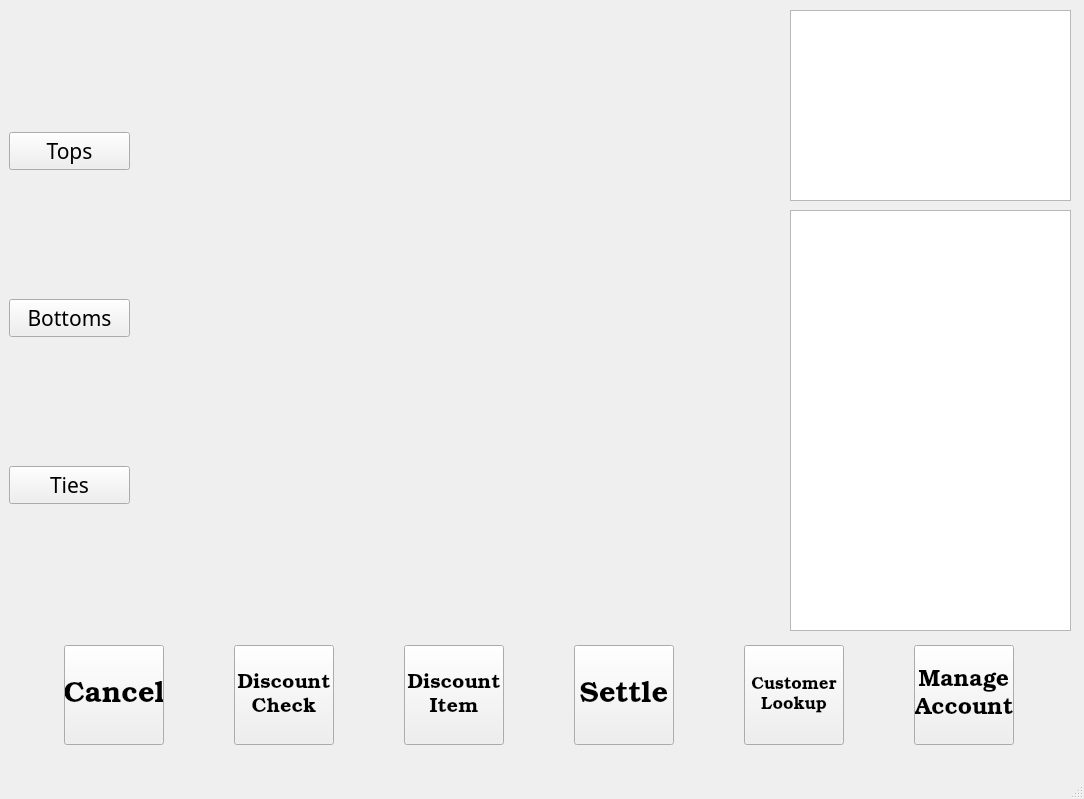
<?xml version="1.0" encoding="UTF-8"?>
<ui version="4.0">
 <class>SaleWindow</class>
 <widget class="QMainWindow" name="SaleWindow">
  <property name="geometry">
   <rect>
    <x>0</x>
    <y>0</y>
    <width>1084</width>
    <height>799</height>
   </rect>
  </property>
  <property name="windowTitle">
   <string>Sale</string>
  </property>
  <widget class="QWidget" name="centralwidget">
   <widget class="QWidget" name="verticalLayoutWidget">
    <property name="geometry">
     <rect>
      <x>9</x>
      <y>9</y>
      <width>121</width>
      <height>621</height>
     </rect>
    </property>
    <layout class="QVBoxLayout" name="verticalLayout">
     <item>
      <widget class="QPushButton" name="btn_tops">
       <property name="font">
        <font>
         <family>Book Antiqua</family>
         <pointsize>16</pointsize>
        </font>
       </property>
       <property name="text">
        <string>Tops</string>
       </property>
      </widget>
     </item>
     <item>
      <widget class="QPushButton" name="btn_bottoms">
       <property name="font">
        <font>
         <family>Book Antiqua</family>
         <pointsize>16</pointsize>
        </font>
       </property>
       <property name="text">
        <string>Bottoms</string>
       </property>
      </widget>
     </item>
     <item>
      <widget class="QPushButton" name="btn_ties">
       <property name="font">
        <font>
         <family>Book Antiqua</family>
         <pointsize>16</pointsize>
        </font>
       </property>
       <property name="text">
        <string>Ties</string>
       </property>
      </widget>
     </item>
    </layout>
   </widget>
   <widget class="QWidget" name="horizontalLayoutWidget">
    <property name="geometry">
     <rect>
      <x>0</x>
      <y>640</y>
      <width>1081</width>
      <height>111</height>
     </rect>
    </property>
    <layout class="QHBoxLayout" name="horizontalLayout">
     <item>
      <widget class="QPushButton" name="btn_cancel">
       <property name="sizePolicy">
        <sizepolicy hsizetype="Preferred" vsizetype="Preferred">
         <horstretch>0</horstretch>
         <verstretch>20</verstretch>
        </sizepolicy>
       </property>
       <property name="minimumSize">
        <size>
         <width>100</width>
         <height>100</height>
        </size>
       </property>
       <property name="maximumSize">
        <size>
         <width>100</width>
         <height>100</height>
        </size>
       </property>
       <property name="baseSize">
        <size>
         <width>12</width>
         <height>2</height>
        </size>
       </property>
       <property name="font">
        <font>
         <family>Bookman Old Style</family>
         <pointsize>22</pointsize>
         <stylestrategy>PreferAntialias</stylestrategy>
        </font>
       </property>
       <property name="text">
        <string>Cancel</string>
       </property>
      </widget>
     </item>
     <item>
      <widget class="QPushButton" name="btn_discount_check">
       <property name="sizePolicy">
        <sizepolicy hsizetype="Preferred" vsizetype="Preferred">
         <horstretch>0</horstretch>
         <verstretch>20</verstretch>
        </sizepolicy>
       </property>
       <property name="minimumSize">
        <size>
         <width>100</width>
         <height>100</height>
        </size>
       </property>
       <property name="maximumSize">
        <size>
         <width>100</width>
         <height>100</height>
        </size>
       </property>
       <property name="baseSize">
        <size>
         <width>12</width>
         <height>2</height>
        </size>
       </property>
       <property name="font">
        <font>
         <family>Bookman Old Style</family>
         <pointsize>15</pointsize>
         <stylestrategy>PreferAntialias</stylestrategy>
        </font>
       </property>
       <property name="text">
        <string>Discount
Check</string>
       </property>
      </widget>
     </item>
     <item>
      <widget class="QPushButton" name="btn_discount_item">
       <property name="sizePolicy">
        <sizepolicy hsizetype="Preferred" vsizetype="Preferred">
         <horstretch>0</horstretch>
         <verstretch>20</verstretch>
        </sizepolicy>
       </property>
       <property name="minimumSize">
        <size>
         <width>100</width>
         <height>100</height>
        </size>
       </property>
       <property name="maximumSize">
        <size>
         <width>100</width>
         <height>100</height>
        </size>
       </property>
       <property name="baseSize">
        <size>
         <width>12</width>
         <height>2</height>
        </size>
       </property>
       <property name="font">
        <font>
         <family>Bookman Old Style</family>
         <pointsize>15</pointsize>
         <stylestrategy>PreferAntialias</stylestrategy>
        </font>
       </property>
       <property name="text">
        <string>Discount
Item</string>
       </property>
      </widget>
     </item>
     <item>
      <widget class="QPushButton" name="btn_settle">
       <property name="sizePolicy">
        <sizepolicy hsizetype="Preferred" vsizetype="Preferred">
         <horstretch>0</horstretch>
         <verstretch>20</verstretch>
        </sizepolicy>
       </property>
       <property name="minimumSize">
        <size>
         <width>100</width>
         <height>100</height>
        </size>
       </property>
       <property name="maximumSize">
        <size>
         <width>100</width>
         <height>100</height>
        </size>
       </property>
       <property name="baseSize">
        <size>
         <width>12</width>
         <height>2</height>
        </size>
       </property>
       <property name="font">
        <font>
         <family>Bookman Old Style</family>
         <pointsize>22</pointsize>
         <stylestrategy>PreferAntialias</stylestrategy>
        </font>
       </property>
       <property name="text">
        <string>Settle</string>
       </property>
      </widget>
     </item>
     <item>
      <widget class="QPushButton" name="btn_cust_lookup">
       <property name="sizePolicy">
        <sizepolicy hsizetype="Preferred" vsizetype="Preferred">
         <horstretch>0</horstretch>
         <verstretch>20</verstretch>
        </sizepolicy>
       </property>
       <property name="minimumSize">
        <size>
         <width>100</width>
         <height>100</height>
        </size>
       </property>
       <property name="maximumSize">
        <size>
         <width>100</width>
         <height>100</height>
        </size>
       </property>
       <property name="baseSize">
        <size>
         <width>12</width>
         <height>2</height>
        </size>
       </property>
       <property name="font">
        <font>
         <family>Bookman Old Style</family>
         <pointsize>13</pointsize>
         <stylestrategy>PreferAntialias</stylestrategy>
        </font>
       </property>
       <property name="text">
        <string>Customer
Lookup</string>
       </property>
      </widget>
     </item>
     <item>
      <widget class="QPushButton" name="btn_manage_acct">
       <property name="sizePolicy">
        <sizepolicy hsizetype="Preferred" vsizetype="Preferred">
         <horstretch>0</horstretch>
         <verstretch>20</verstretch>
        </sizepolicy>
       </property>
       <property name="minimumSize">
        <size>
         <width>100</width>
         <height>100</height>
        </size>
       </property>
       <property name="maximumSize">
        <size>
         <width>100</width>
         <height>100</height>
        </size>
       </property>
       <property name="baseSize">
        <size>
         <width>12</width>
         <height>2</height>
        </size>
       </property>
       <property name="font">
        <font>
         <family>Bookman Old Style</family>
         <pointsize>17</pointsize>
         <stylestrategy>PreferAntialias</stylestrategy>
        </font>
       </property>
       <property name="text">
        <string>Manage
Account</string>
       </property>
      </widget>
     </item>
    </layout>
   </widget>
   <widget class="QWidget" name="gridLayoutWidget">
    <property name="geometry">
     <rect>
      <x>139</x>
      <y>9</y>
      <width>641</width>
      <height>621</height>
     </rect>
    </property>
    <layout class="QGridLayout" name="gridLayout"/>
   </widget>
   <widget class="QTableView" name="tableView">
    <property name="geometry">
     <rect>
      <x>790</x>
      <y>10</y>
      <width>281</width>
      <height>191</height>
     </rect>
    </property>
   </widget>
   <widget class="QTableWidget" name="tableWidget_chit">
    <property name="geometry">
     <rect>
      <x>790</x>
      <y>210</y>
      <width>281</width>
      <height>421</height>
     </rect>
    </property>
   </widget>
  </widget>
  <widget class="QMenuBar" name="menubar">
   <property name="geometry">
    <rect>
     <x>0</x>
     <y>0</y>
     <width>1084</width>
     <height>21</height>
    </rect>
   </property>
  </widget>
  <widget class="QStatusBar" name="statusbar"/>
 </widget>
 <resources/>
 <connections/>
</ui>
